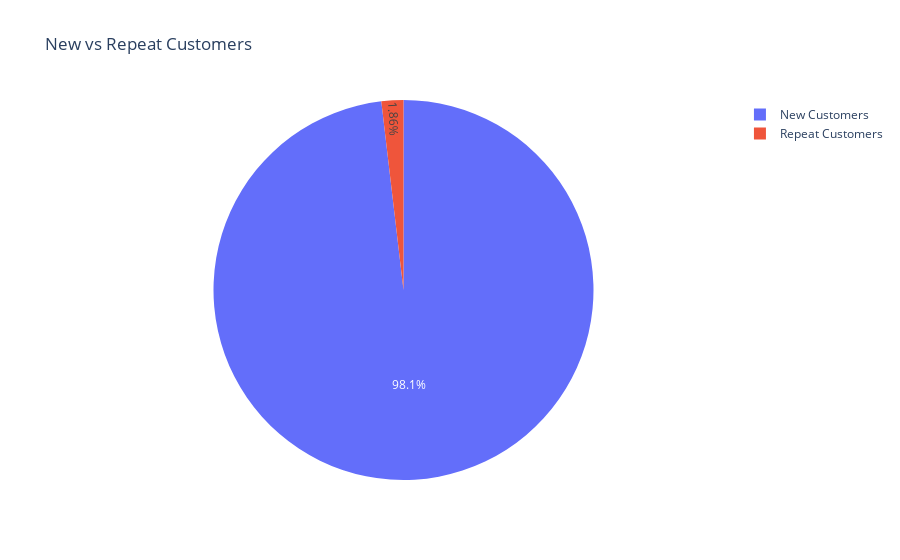

The notebook cell this image was saved under:
### Markdown cell above
New Vs Repeat Customer

### Code cell
cust_orders = orders.groupby('user_id').size()
new_customers = (cust_orders == 1).sum()
repeat_customers = (cust_orders > 1).sum()
data = {'type': ['New Customers', 'Repeat Customers'],'count': [new_customers, repeat_customers]}
fig = px.pie(names=data['type'],values=data['count'],title='New vs Repeat Customers')
fig.show()

### Figure 1 — Plotly figure (JSON) as saved in the notebook; plotly's stock layout.template omitted (floating-point values rounded to 4 significant figures)
{"data": [{"domain": {"x": [0, 1], "y": [0, 1]}, "hovertemplate": "label=%{label}<br>value=%{value}<extra></extra>", "labels": ["New Customers", "Repeat Customers"], "legendgroup": "", "name": "", "showlegend": true, "type": "pie", "values": [31105, 591]}], "layout": {"legend": {"tracegroupgap": 0}, "title": {"text": "New vs Repeat Customers"}}}
